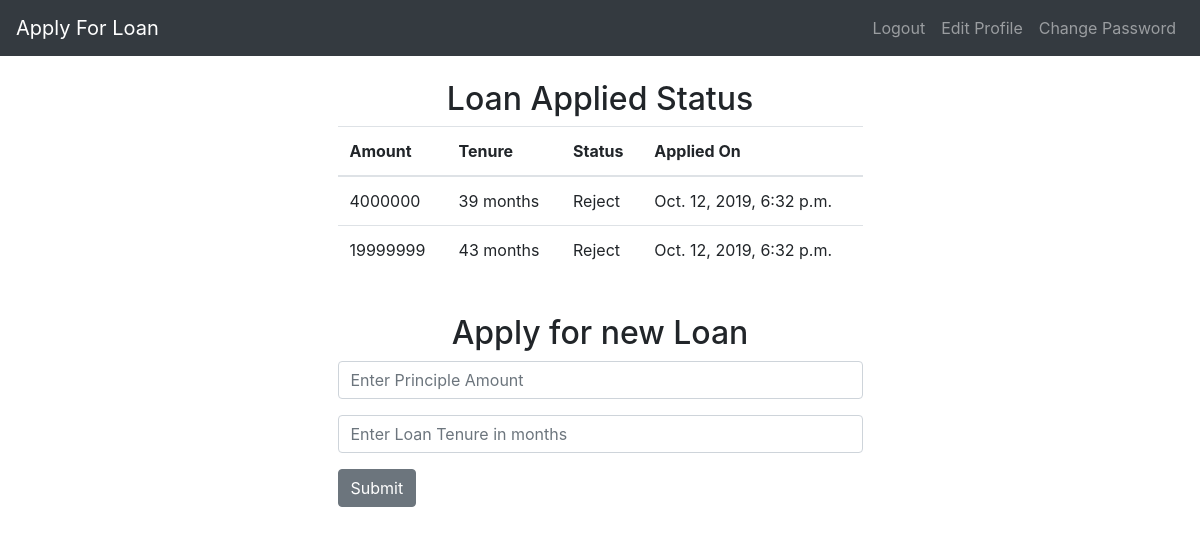
Page / (signed in) on the committed database.
### authenticate/models.py (models this page shows, shortened)
class LoanApplication(models.Model):
    UNDER_REVIEW = "under_review"
    APPROVED = "approved"
    DISBURSED = "disbursed"
    REJECTED = "rejected"
    TYPE_CHOICES = (
        (UNDER_REVIEW, "under_review"),
        (APPROVED, "approved"),
        (DISBURSED, "disbursed"),
        (REJECTED, "rejected"),
    )
    user = models.ForeignKey(User, on_delete=models.CASCADE)
    amount = models.PositiveIntegerField(default=100000)
    tenure = models.PositiveIntegerField(default=12)
    status = models.CharField(max_length=20, default=UNDER_REVIEW, choices=TYPE_CHOICES)
    created_date = models.DateTimeField(auto_now_add=True)
    modified_date = models.DateTimeField(auto_now=True)

### authenticate/views.py (the view)
# urls.py: path("", views.home, name="home"),
def home(request):
    context = {}
    if request.user.is_authenticated:
        context.update({"is_admin": request.user.groups.filter(name="ADMIN").exists()})
        if context["is_admin"]:
            context.update(
                {
                    "applied_loans": LoanApplication.objects.filter(
                        status=LoanApplication.UNDER_REVIEW
                    )
                }
            )
        else:
            applied_loans = LoanApplication.objects.filter(user=request.user)
            if len(applied_loans) > 0:
                context.update(
                    {"already_applied": True, "applied_loans": applied_loans}
                )
    else:
        context.update({"already_applied": False})
    return render(request, "authenticate/home.html", context)

### authenticate/templatetags/template_filter.py (called while the page is built)
@register.filter
def is_admin(arg):
    return arg.groups.filter(name="ADMIN").exists()

### authenticate/templates/authenticate/home.html (shortened to what this page needs)
{% extends 'authenticate/base.html' %}
{% block content %}
{% if user.is_authenticated %}
	{% if is_admin %}
		<h2 class="text-center"> Loan Applied Status</h2>
		<div class="col-md-6 offset-md-3">
			<table class="table">
			  <thead>
				<tr>
					<th scope="col">Loan ID</th>
					<th scope="col">User</th>
					<th scope="col">Amount</th>
					<th scope="col">Tenure</th>
					<th scope="col">Status</th>
					<th scope="col">Applied On</th>
				</tr>
			  </thead>
			  <tbody>
				{% for loan in applied_loans %}
					<tr>
						<td><a href="{% url 'authenticate:loan_status' loan_id=loan.id %}">{{ loan.id }}</a></td>
						<td>{{ loan.user.first_name }} {{ loan.user.last_name }}</td>
						<td>{{ loan.amount }}</td>
						<td>{{ loan.tenure }} months</td>
						<td>{{ loan.status }}</td>
						<td>{{ loan.created_date }}</td>
					</tr>
				{% endfor %}
			  </tbody>
			</table>
		</div>
	{% else %}
		{% if already_applied %}
			<h2 class="text-center"> Loan Applied Status</h2>
			<div class="col-md-6 offset-md-3">
				<table class="table">
				  <thead>
				    <tr>
				      <th scope="col">Amount</th>
				      <th scope="col">Tenure</th>
				      <th scope="col">Status</th>
				      <th scope="col">Applied On</th>
				    </tr>
				  </thead>
				  <tbody>
					{% for loan in applied_loans %}
						<tr>
							<td>{{ loan.amount }}</td>
							<td>{{ loan.tenure }} months</td>
							<td>{{ loan.status }}</td>
							<td>{{ loan.created_date }}</td>
						</tr>
					{% endfor %}
				  </tbody>
				</table>
			</div>
		{% endif %}
		<br>
		<h2 class="text-center">Apply for new Loan</h2>
		<div class="col-md-6 offset-md-3">
			<form method="POST" action="{% url 'authenticate:loan_application' %}">
				<div class="form-group">
					<input type="text" class="form-control" placeholder="Enter Principle Amount" name="loan_amount" required="">
				</div>
				<div class="form-group">
					<input type="text" class="form-control" placeholder="Enter Loan Tenure in months" name="tenure" required>
				</div>
				<button type="submit" class="btn btn-secondary">Submit</button>
			</form>
		</div>
	{% endif %}
{% else %}
	<h1>Please Login to apply for loan </h1>
{% endif %}
{% endblock %}

### rows in the picture
LoanApplication: amount "4000000", tenure "39", status "Reject", created_date "Oct. 12, 2019, 6:32 p.m."
LoanApplication: amount "19999999", tenure "43", status "Reject", created_date "Oct. 12, 2019, 6:32 p.m."
